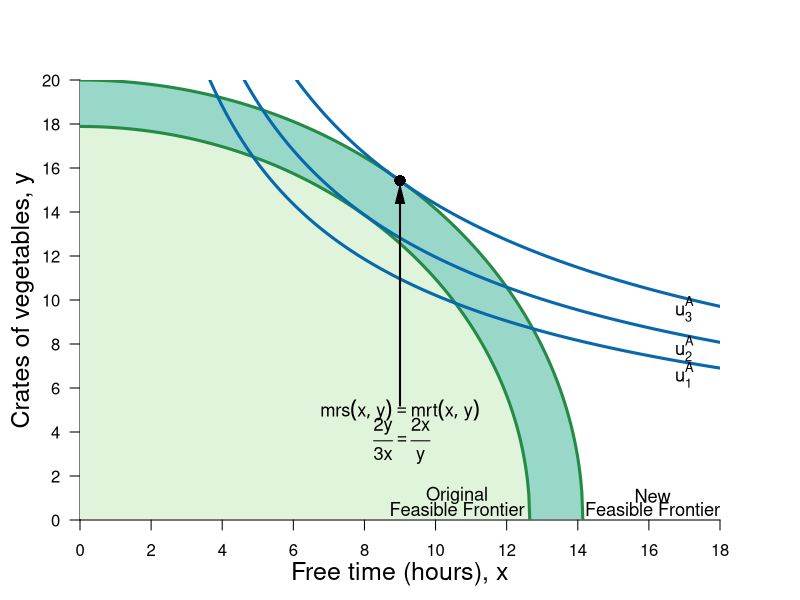

The R source for this figure:
#Graph Designer: Simon Halliday
#Authors: Bowles, Foley and Halliday
#Title: Microeconomics: Competition, Conflict and Coordination

library(shape)
pdf(file = "constrained_optimization/feasible_frontier_indiff_vegetables_productivity.pdf", width = 8, height = 8)

#Set parameters for graphics
axislabelsize <- 1.5
labelsize <- 1.1
graphlinewidth <- 3
segmentlinewidth <- 2

COL <- c("#7fc97f", "#beaed4", "#fdc086", "#ffff99", "#386cb0", "#f0027f", "#bf5b17", "#666666")
COLA <- c("#e0f3db", "#99d8c9","#66c2a4","#41ae76", "#238b45", "#005824")
COLB <- c("#4eb3d3", "#2b8cbe", "#0868ac","#084081")

#Edited the margins to cater for the larger LHS labels
par(mar =  c(4, 4, 4, 4))

ppf <- function(x, intercept = 400) {
  (intercept - 2*x^2)^0.5
}

uFn <- function(x, y, alpha = 0.4){
  (x^alpha)*(y^(1-alpha))
}

indiffA <- function(x, ubar = uFn(8, 13.87), alpha = 0.4) {
  (ubar/ (x^alpha))^(1/ (1 - alpha))
}

ylims <- c(0, 20)
xlims <- c(0, 18)

npts <- 501 
x <- seq(xlims[1], xlims[2], length.out = npts)
y <- seq(ylims[1], ylims[2], length.out = npts) 
a <- c(uFn(8, 13.87) - 1, uFn(8, 13.87), uFn(8, 13.87) + 1.3) #alpha = 0.4

plot(0, 0, xlim = xlims, ylim = ylims, type = "n",
     xlab = expression(paste("")),
     ylab = expression(paste("")), 
     xaxt = "n", 
     yaxt = "n", 
     cex.lab = axislabelsize, 
     bty = "n", 
     xaxs="i", 
     yaxs="i"
)


# ticksy <- seq(from = 0, to = ylims[2], by = 1)
# ylabels <- seq(from = 0, to = ylims[2], by = 1)
ticksx <- seq(from = 0, to = xlims[2], by = 2)
xlabels <- seq(from = 0, to = xlims[2], by = 2)
ticksy <- seq(ylims[1],  ylims[2], 2)
ylabels <- seq(ylims[1],  ylims[2], 2)
# ticksx <- c(xlims[1], 5.25, 8.944272, xlims[2])
# xlabels <- c(NA, expression(paste(x,"*")), expression(paste(bar(x))), NA)

axis(1, at = ticksx, pos = 0, labels = xlabels)
axis(2, at = ticksy, pos = 0, labels = ylabels, las = 1)

npts <- 500 
xx1 <- seq(xlims[1], sqrt(400/2-0.001), length.out = npts)
xx2 <- seq(xlims[1], sqrt(320/2-0.001), length.out = npts)


#Draw the polygon for shading the feasible set
xpoly1 <- seq(from = xlims[1], to = sqrt(400/2-0.001), length.out = npts)
ypoly1 <- ppf(xpoly1)
polygon(x = c(xpoly1, xpoly1[1]), y = c(ypoly1, rev(ypoly1)[1]), col=COLA[2], density=NULL, border = NA)


xpoly2 <- seq(from = xlims[1], to = sqrt(320/2-0.001), length.out = npts)
ypoly2 <- ppf(xpoly2, intercept = 320)
polygon(x = c(xpoly2, xpoly2[1]), y = c(ypoly2, rev(ypoly2)[1]), col=COLA[1], density=NULL, border = NA)


#Draw the graphs
lines(xx1, ppf(xx1), col = COLA[5], lwd = graphlinewidth)
lines(xx2, ppf(xx2, intercept = 320), col = COLA[5], lwd = graphlinewidth)

#Label the feasible frontier
text(10.6, 1.1, expression("Original"), cex = labelsize)
text(10.6, 0.5, expression("Feasible Frontier"), cex = labelsize)
#Arrows(10.5, 0.53, 12.2, 0.53, col = "black", lty = 1, lwd = 2, arr.type = "triangle", arr.lwd = 0.5)

text(16.1, 1.1, expression("New"), cex = labelsize)
text(16.1, 0.5, expression("Feasible Frontier"), cex = labelsize)
#Arrows(10.5, 0.53, 12.2, 0.53, col = "black", lty = 1, lwd = 2, arr.type = "triangle", arr.lwd = 0.5)



contour(x, y, 
        outer(x, y, uFn),
        drawlabels = FALSE,
        col = COLB[3],
        lwd = graphlinewidth,
        levels = a, 
        xaxs="i", 
        yaxs="i", 
        add = TRUE)

#Axis labels
mtext(expression(paste("Free time (hours), ", x)), side = 1, line = 2.5, cex = axislabelsize)
text(-1.6, 0.5*ylims[2], expression(paste("Crates of vegetables, ", y)), xpd = TRUE, cex = axislabelsize, srt = 90) 

#Add mrs = mrt at i
points(9, ppf(x = 9), pch = 16, col = "black", cex = 1.5)
text(9, 5, expression(paste(mrs(x,y) == mrt(x,y))), cex = labelsize)
text(9 + 0.05, 3.6, expression(paste(frac(2*y,3*x) == frac(2*x,y))), cex = labelsize)
Arrows(9, 5.2, 9, ppf(x = 9) - 0.6, col = "black", lty = 1, lwd = 2, arr.type = "triangle", arr.lwd = 0.5)


#Label the indifference curves
text(17, 6.6, expression(u[1]^A), cex = labelsize)
text(17, 7.8, expression(u[2]^A), cex = labelsize)
text(17, 9.6, expression(u[3]^A), cex = labelsize)

#Annotate max u point on feasibility frontier
# text(8.4, ppf(8) + 0.1, expression(paste(i)), cex = labelsize)
# segments(8, 0, 8, ppf(x = 8), lty = 2, col = "gray", lwd = segmentlinewidth)
# segments(0, ppf(x = 8), 8, ppf(x = 8), lty = 2, col = "gray", lwd = segmentlinewidth)
# points(8, ppf(x = 8), pch = 16, col = "black", cex = 1.5)
# 
# text(3.3, ppf(2.9) + 0.1, expression(paste(a)), cex = labelsize)
# segments(2.9, 0, 2.9, ppf(x = 2.9), lty = 2, col = "gray", lwd = segmentlinewidth)
# segments(0, ppf(x = 2.9), 2.9, ppf(x = 2.9), lty = 2, col = "gray", lwd = segmentlinewidth)
# points(2.9, ppf(x = 2.9), pch = 16, col = "black", cex = 1.5)
# 
# 
# text(13.15, ppf(12.8) + 0.1, expression(paste(b)), cex = labelsize)
# segments(12.8, 0, 12.8, ppf(x = 12.8), lty = 2, col = "gray", lwd = segmentlinewidth)
# segments(0, ppf(x = 12.8), 12.8, ppf(x = 12.8), lty = 2, col = "gray", lwd = segmentlinewidth)
# points(12.8, ppf(x = 12.8), pch = 16, col = "black", cex = 1.5)



dev.off()
